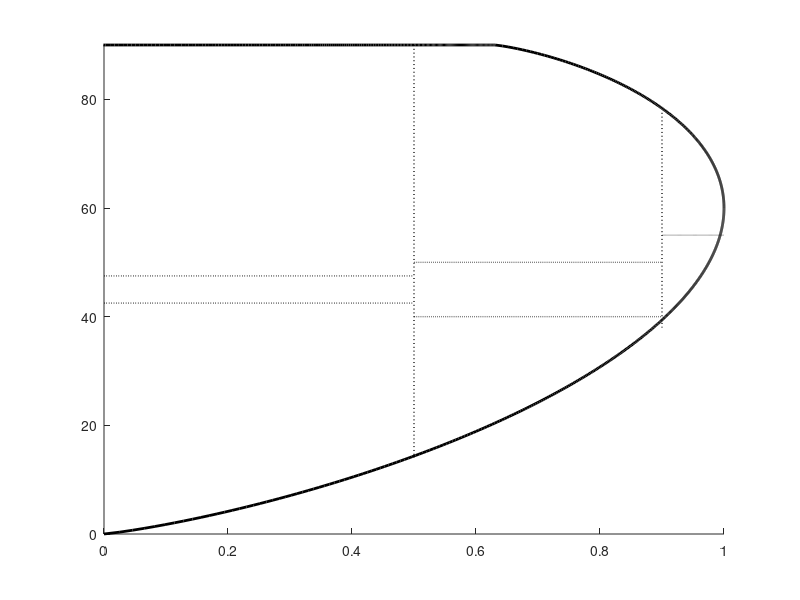

Reproduce this figure in MATLAB.
function plotHalphaOnly
clear x y
hold on
m = 0:1/512:1;
log_3 =  log10(3.0);

%curva I
a1 = m .* 180 ./ (1 + 2 .* m);
h1 = -( 1 ./(1+2 .* m) ) .* log10( (m .^ (2 .* m)) ./ ( (1 + 2 .* m).^(2 .* m+1) ) ) ./ log_3;
plot(h1, a1, 'k', 'LineWidth',2);

%curva II
a2 = zeros(1,513);
h2 = zeros(1,513);
ss = 256;
ss2 = ss+1;
a2(1:ss)  = 90;
a2(ss2:513) = 180 ./ (1 + 2 .* m(ss2:513));
h2(1:ss)    = - ( 1 ./ (1 + 2 .* m(1:ss))) .* log10( (2 .*m(1:ss).^(2 .*m(1:ss))) ./ ( (1 + 2 .*m(1:ss)) .^ (2 .* m(1:ss)+1) ) )./log_3;
h2(ss2:513) = - ( 1 ./ (1 + 2 .* m(ss2:513)) ).*log10( (2.*m(ss2:513)-1).^(2.*m(ss2:513)-1) ./ ((1+2 .* m(ss2:513)) .^(2 .* m(ss2:513)+1)) )./log_3;
hold on;
plot (h2,a2, 'k', 'LineWidth',2);

%linha 1
x = m .* 0.5;
y(1:513) = 42.5;
hold on;
plot (x, y, ':k', 'LineWidth',1);

%linha 2
y(1:513) = 47.5;
hold on;
plot (x, y, ':k', 'LineWidth',1);

%linha 3
x = 0.5+m.*(0.4);
y(1:513)= 50;
hold on;
plot(x, y, ':k', 'LineWidth',1);

%linha 4
y(1:513)= 40;
hold on;
plot (x, y, ':k', 'LineWidth',1);

%linha 5
% x = 0.9 + m.*(0.1);
% hold on;
% plot (x, y, 'k', 'LineWidth',2);

%linha 6
x = 0.9 + m.*(0.1);
y(1:513) = 55;
hold on;
plot (x, y, ':k', 'LineWidth',1);

%coluna 1
x(1:513) = 0.5;
y = m.*90;
y(y<14) = 14;
hold on;
plot (x, y, ':k', 'LineWidth',1);

%coluna 2
x(1:513) = 0.9;
y = m.*90;
y(y<38) = 38;
y(y>78) = 78;
hold on;
plot (x, y, ':k', 'LineWidth',1);

axis([0 1 0 90])
end